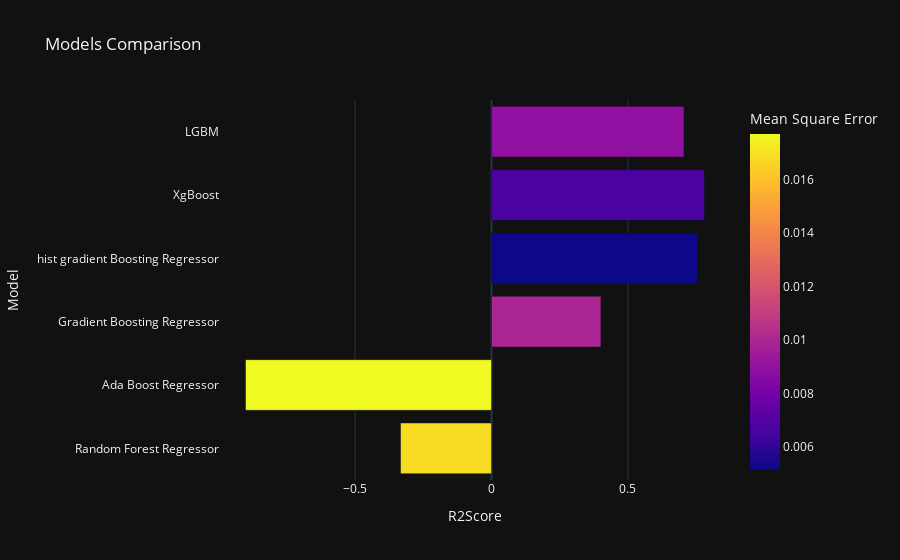

The cell this chart's notebook holds for it:
### Code cell
import plotly.express as px
px.bar(data_frame= models, x = 'R2Score', y = 'Model', color = 'Mean Square Error', template = 'plotly_dark', title = 'Models Comparison')

### Figure 1 — Plotly figure (JSON) as saved in the notebook; plotly's stock layout.template omitted (floating-point values rounded to 4 significant figures)
{"data": [{"alignmentgroup": "True", "hovertemplate": "R2Score=%{x}<br>Model=%{y}<br>Mean Square Error=%{marker.color}<extra></extra>", "legendgroup": "", "marker": {"color": [0.01685, 0.0177, 0.009968, 0.005142, 0.006668, 0.008945], "coloraxis": "coloraxis", "pattern": {"shape": ""}}, "name": "", "offsetgroup": "", "orientation": "h", "showlegend": false, "textposition": "auto", "type": "bar", "x": [-0.3334, -0.9013, 0.4008, 0.7551, 0.7803, 0.7053], "xaxis": "x", "y": ["Random Forest Regressor", "Ada Boost Regressor", "Gradient Boosting Regressor", "hist gradient Boosting Regressor", "XgBoost", "LGBM"], "yaxis": "y"}], "layout": {"barmode": "relative", "coloraxis": {"colorbar": {"title": {"text": "Mean Square Error"}}, "colorscale": [[0, "#0d0887"], [0.1111, "#46039f"], [0.2222, "#7201a8"], [0.3333, "#9c179e"], [0.4444, "#bd3786"], [0.5556, "#d8576b"], [0.6667, "#ed7953"], [0.7778, "#fb9f3a"], [0.8889, "#fdca26"], [1, "#f0f921"]]}, "legend": {"tracegroupgap": 0}, "title": {"text": "Models Comparison"}, "xaxis": {"anchor": "y", "domain": [0, 1], "title": {"text": "R2Score"}}, "yaxis": {"anchor": "x", "domain": [0, 1], "title": {"text": "Model"}}}}
